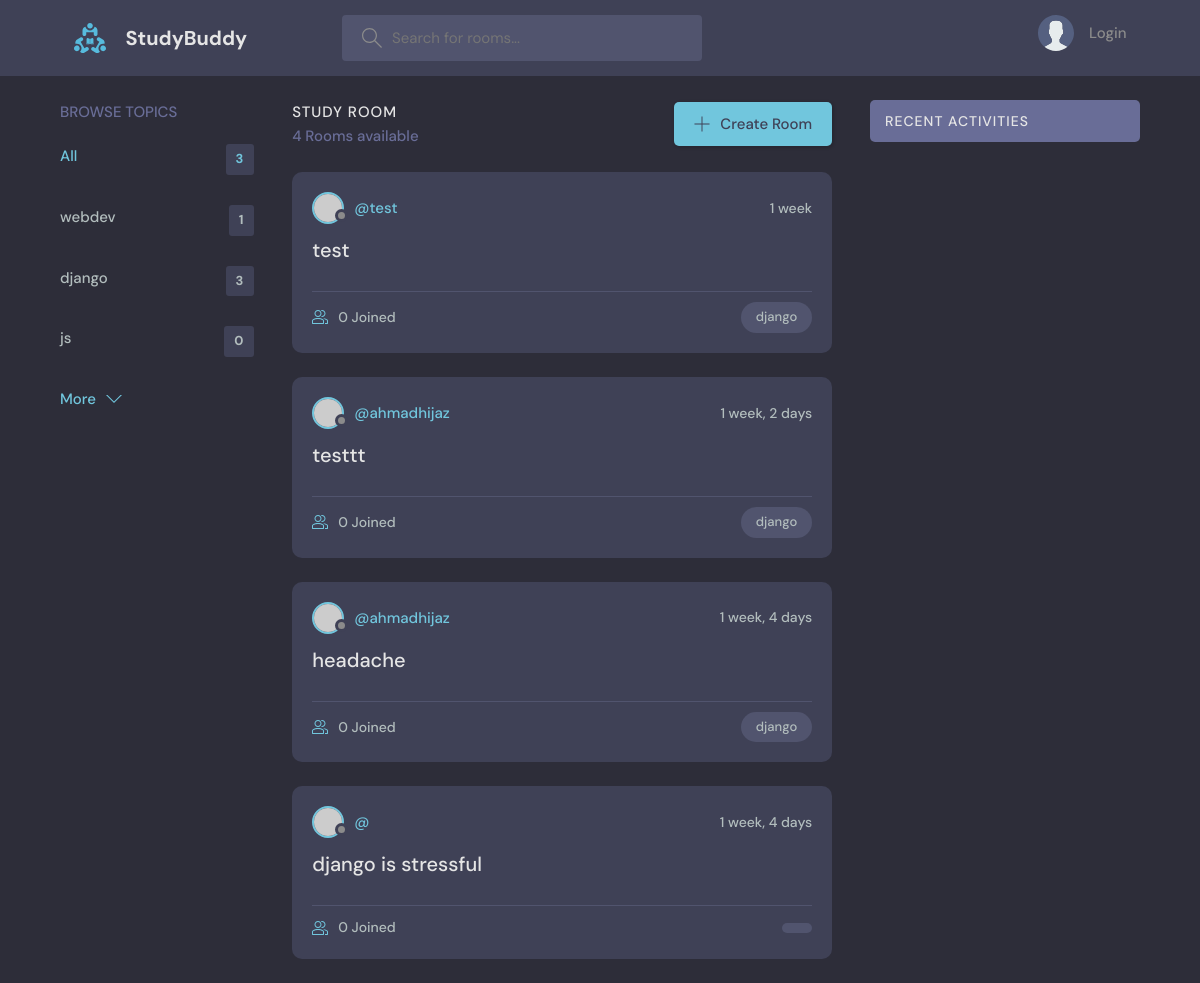
/?q=django, run on an earlier commit of the app's database.
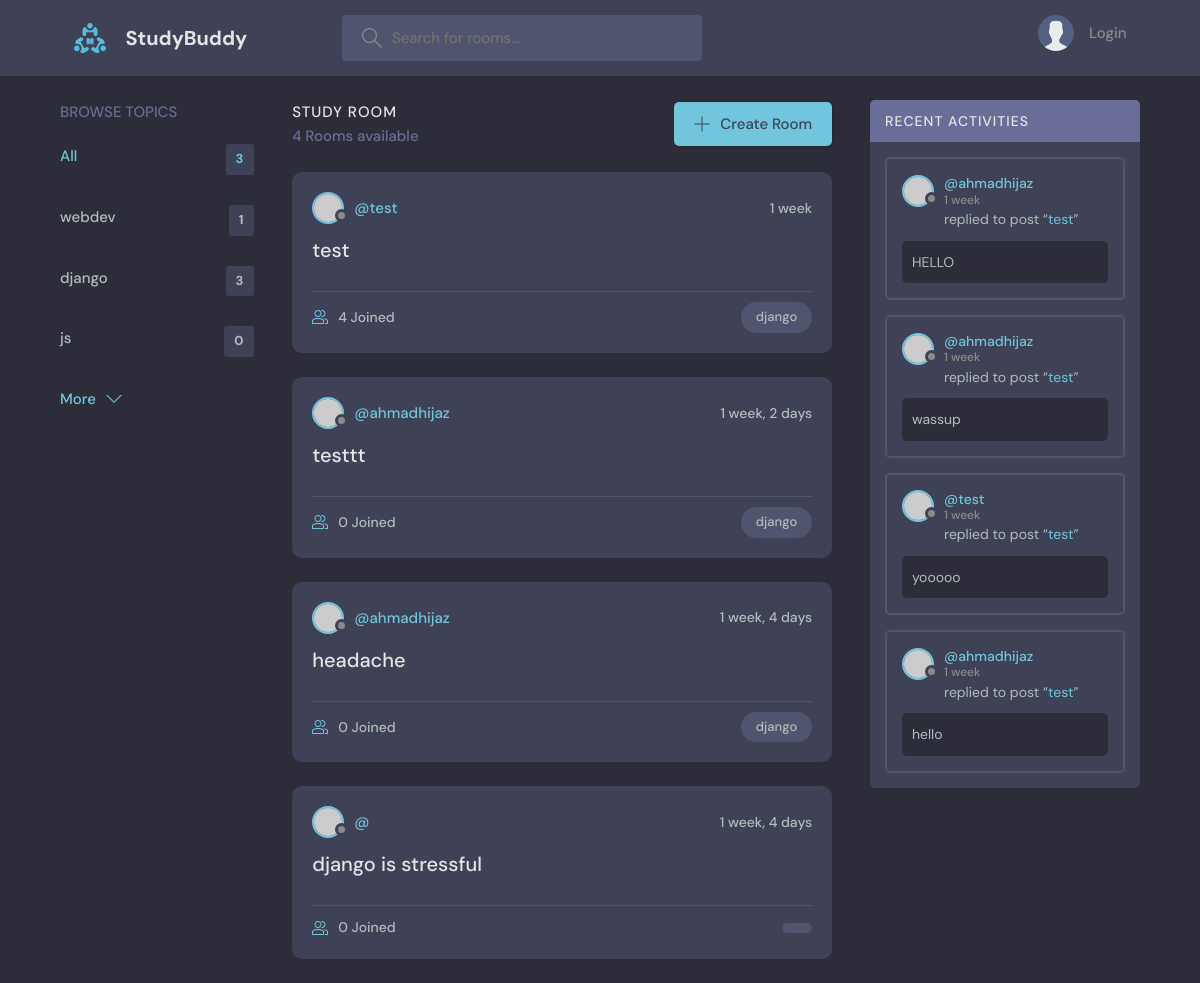
And on a later commit of the database.
### base/models.py (models this page shows, shortened)
class Topic(models.Model):
     name = models.CharField(max_length=200)

class Room(models.Model):
     host = models.ForeignKey(User, on_delete=models.SET_NULL, null=True)
     topic = models.ForeignKey(Topic, on_delete=models.SET_NULL, null=True)
     name = models.CharField(max_length=200)
     description = models.TextField(null=True, blank=True)
     participants = models.ManyToManyField(User, related_name='participants', blank=True)
     updated = models.DateTimeField(auto_now=True)
     created = models.DateTimeField(auto_now_add=True)
     class Meta:
          ordering = ['-updated', '-created']
     def __str__(self):
          return self.name

class Message(models.Model):
     user = models.ForeignKey(User, on_delete=models.CASCADE)
     room = models.ForeignKey(Room, on_delete=models.CASCADE)
     body = models.TextField()
     updated = models.DateTimeField(auto_now=True)
     created = models.DateTimeField(auto_now_add=True)
     class Meta:
          ordering = ['-updated', '-created']

### base/views.py (the view)
# urls.py: path('', views.home, name="home"),
def home(request):
    q = request.GET.get('q') if request.GET.get('q') != None else ''
    rooms = Room.objects.filter(
        Q(topic__name__icontains=q) |
        Q(name__icontains=q) |
        Q(description__icontains=q)
        )
    topics = Topic.objects.all()
    room_count = rooms.count()
    room_messages = Message.objects.filter(Q(room__topic__name__icontains=q))
    context = {'rooms': rooms, 'topics': topics,
                'room_count': room_count, 'room_messages':room_messages}
    return render(request, 'base/home.html', context)

### base/templates/base/home.html (shortened to what this page needs)
{% extends 'main.html' %}
{% block content %}
    <main class="layout layout--3">
      <div class="container">
        {% include 'base/topics_component.html' %}
        <div class="roomList">
          <div class="roomList__header">
            <div>
              <h2>Study Room</h2>
              <p>{{room_count}} Rooms available</p>
            </div>
            <a class="btn btn--main" href="{% url 'create-room' %}">
              <svg version="1.1" xmlns="http://www.w3.org/2000/svg" width="32" height="32" viewBox="0 0 32 32">
                <title>add</title>
                <path
                  d="M16.943 0.943h-1.885v14.115h-14.115v1.885h14.115v14.115h1.885v-14.115h14.115v-1.885h-14.115v-14.115z"
                ></path>
              </svg>
              Create Room
            </a>
          </div>
          {% include 'base/feed_component.html' %}
        </div>
        {% include 'base/activity_component.html' %}
      </div>
    </main>
    {% endblock %}

### base/templates/base/topics_component.html
<div class="topics">
    <div class="topics__header">
      <h2>Browse Topics</h2>
    </div>
    <ul class="topics__list">
      <li>
        <a href="{% url 'home'%}" class="active">All <span>{{topics.count}}</span></a>
      </li>
      {% for topic in topics %}
      <li>
        <a href="{% url 'home' %}?q={{topic.name}}">{{topic.name}} <span>{{topic.room_set.all.count}}</span></a>
      </li>
      {% endfor %}
    </ul>
    <a class="btn btn--link" href="topics.html">
      More
      <svg version="1.1" xmlns="http://www.w3.org/2000/svg" width="32" height="32" viewBox="0 0 32 32">
        <title>chevron-down</title>
        <path d="M16 21l-13-13h-3l16 16 16-16h-3l-13 13z"></path>
      </svg>
    </a>
  </div>

### base/templates/base/feed_component.html (shortened to what this page needs)
{% for room in rooms %}
<div class="roomListRoom">
    <div class="roomListRoom__header">
      <a href="{% url 'user-profile' room.host %}" class="roomListRoom__author">
        <div class="avatar avatar--small">
          <img src="https://randomuser.me/api/portraits/women/11.jpg" />
        </div>
        <span>@{{room.host.username}}</span>
      </a>
      <div class="roomListRoom__actions">
        <span>{{room.created|timesince}}</span>
      </div>
    </div>
    <div class="roomListRoom__content">
      <a href="{% url 'room' room.id %}">{{room.name}}</a>
    </div>
    <div class="roomListRoom__meta">
      <a href="{% url 'room' room.id %}" class="roomListRoom__joined">
        {{room.participants.all.count}} Joined
      </a>
      <p class="roomListRoom__topic">{{room.topic.name}}</p>
    </div>
  </div>
  {% endfor %}

### base/templates/base/activity_component.html (shortened to what this page needs)
<div class="activities">
    <div class="activities__header">
      <h2>Recent Activities</h2>
    </div>
    {% for message in room_messages%}
    <div class="activities__box">
      <div class="activities__boxHeader roomListRoom__header">
        <a href="{% url 'user-profile' message.user.id %}" class="roomListRoom__author">
          <div class="avatar avatar--small">
            <img src="https://randomuser.me/api/portraits/women/11.jpg" />
          </div>
          <p>
            @{{message.user}}
            <span>{{message.created|timesince}}</span>
          </p>
        </a>
      </div>
      <div class="activities__boxContent">
        <p>replied to post “<a href="{% url 'room' message.room.id %}">{{message.room}}</a>”</p>
        <div class="activities__boxRoomContent">
          {{message.body}}
        </div>
      </div>
    </div>
    {% endfor %}
  </div>

What changed in the data, as far as the page shows it:
changed Room "test": participants.all.count "0" → "4"
added Message: user "ahmadhijaz", created "1 week", room "test", body "HELLO"
added Message: user "ahmadhijaz", created "1 week", room "test", body "wassup"
added Message: user "test", created "1 week", room "test", body "yooooo"
added Message: user "ahmadhijaz", created "1 week", room "test", body "hello"
